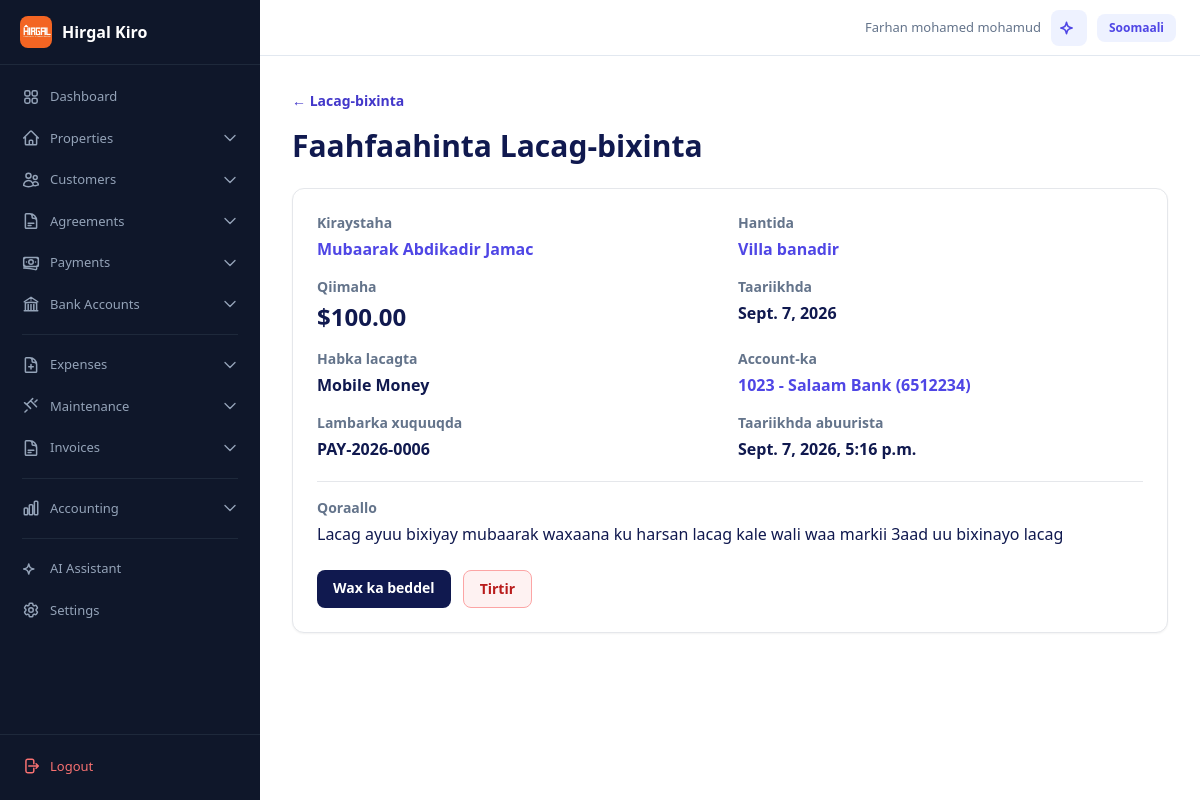
Page /lacag-bixinta/9/ (signed in) on the committed database.
### accounts/models.py (models this page shows, shortened)
class User(AbstractBaseUser, PermissionsMixin):
    username = models.CharField(max_length=50, unique=True)
    phone_number = models.CharField(max_length=20, unique=True)
    full_name = models.CharField("Magaca oo buuxa", max_length=150)
    managed_account = models.ForeignKey(
        "self",
        on_delete=models.SET_NULL,
        null=True,
        blank=True,
        related_name="managed_users",
        verbose_name="Sii gelitaanka akoonka (Managed Account)",
        help_text="Dooro akoonka uu isticmaalahani maamulayo xogtiisa (Tusaale: Farxaan)."
    )
    is_active = models.BooleanField(default=True)
    is_approved = models.BooleanField("La ansixiyay", default=False)
    is_staff = models.BooleanField(default=False)
    date_joined = models.DateTimeField(auto_now_add=True)
    objects = UserManager()
    USERNAME_FIELD = "username"
    REQUIRED_FIELDS = ["phone_number", "full_name"]
    def get_data_owner(self):
        return self.managed_account if self.managed_account_id else self

### finance/models.py (models this page shows, shortened)
class Payment(models.Model):
    PAYMENT_METHODS = [("cash", "Lacag caddaan ah"), ("mobile_money", "Mobile Money"), ("bank", "Bangiga"), ("other", "Kale")]
    rental_agreement = models.ForeignKey(RentalAgreement, on_delete=models.PROTECT, related_name="payments")
    amount = models.DecimalField(max_digits=10, decimal_places=2)
    payment_date = models.DateField()
    payment_method = models.CharField(max_length=20, choices=PAYMENT_METHODS, default="mobile_money")
    bank_account = models.ForeignKey(BankAccount, on_delete=models.SET_NULL, null=True, blank=True, related_name="payments")
    destination_account = models.ForeignKey("accounting.Account", on_delete=models.SET_NULL, null=True, blank=True, related_name="payments_received", help_text="Xisaabta lacagta lagu shubay")
    invoice = models.ForeignKey("accounting.Invoice", on_delete=models.SET_NULL, null=True, blank=True, related_name="payments")
    journal_entry = models.OneToOneField("accounting.JournalEntry", on_delete=models.SET_NULL, null=True, blank=True, related_name="payment_source")
    reference_number = models.CharField(max_length=100, blank=True)
    notes = models.TextField(blank=True)
    created_at = models.DateTimeField(auto_now_add=True)

### rentals/models.py (models this page shows, shortened)
class RentalAgreement(models.Model):
    AGREEMENT_STATUSES = [("active", "Socda"), ("ended", "Dhammaaday"), ("cancelled", "La baajiyay")]
    RENTAL_SCOPES = [("whole_property", "Hantida oo dhan"), ("partial_property", "Qeyb ka mid ah")]
    tenant = models.ForeignKey(Tenant, on_delete=models.PROTECT, related_name="rental_agreements")
    property = models.ForeignKey(Property, on_delete=models.PROTECT, related_name="rental_agreements", null=True, blank=True)
    unit = models.ForeignKey(Unit, on_delete=models.PROTECT, null=True, blank=True, related_name="rental_agreements")
    room = models.ForeignKey(Room, on_delete=models.PROTECT, null=True, blank=True, related_name="rental_agreements")
    rental_scope = models.CharField(max_length=20, choices=RENTAL_SCOPES, default="whole_property")
    rented_space_count = models.PositiveIntegerField(default=1)
    agreed_monthly_rent = models.DecimalField(max_digits=10, decimal_places=2, default=0)
    start_date = models.DateField()
    end_date = models.DateField(null=True, blank=True)
    monthly_rent = models.DecimalField(max_digits=10, decimal_places=2)
    status = models.CharField(max_length=20, choices=AGREEMENT_STATUSES, default="active")
    notes = models.TextField(blank=True)
    class Meta:
        constraints = [
            models.CheckConstraint(condition=Q(end_date__isnull=True) | Q(end_date__gte=F("start_date")), name="agreement_end_after_start"),
            models.CheckConstraint(condition=Q(property__isnull=False) | Q(unit__isnull=False) | Q(room__isnull=False), name="agreement_has_rentable_space"),
        ]

class Tenant(models.Model):
    TENANT_TYPES = [("person", "Qof ama qoys"), ("business", "Ganacsi")]
    owner = models.ForeignKey(settings.AUTH_USER_MODEL, on_delete=models.CASCADE, related_name="tenants")
    full_name = models.CharField("Magaca qofka ama qoyska", max_length=150)
    tenant_type = models.CharField(max_length=20, choices=TENANT_TYPES, default="person")
    phone_number = models.CharField(max_length=20, blank=True, null=True)
    notes = models.TextField(blank=True)
    created_at = models.DateTimeField(auto_now_add=True)
    updated_at = models.DateTimeField(auto_now=True)
    class Meta:
        constraints = [models.UniqueConstraint(fields=["owner", "phone_number"], condition=~Q(phone_number=""), name="unique_tenant_phone_per_owner")]

### properties/models.py (models this page shows, shortened)
class Property(models.Model):
    PROPERTY_TYPES = [("home", "Guri"), ("apartment", "Apartment"), ("commercial", "Ganacsi"), ("mixed", "Isku-dhafan")]
    RESIDENTIAL_STRUCTURES = [("villa", "Filo"), ("multi_floor", "Guri dabaq")]
    owner = models.ForeignKey(settings.AUTH_USER_MODEL, on_delete=models.CASCADE, related_name="properties")
    name = models.CharField("Magaca hantida", max_length=150)
    property_type = models.CharField(max_length=20, choices=PROPERTY_TYPES, default="home")
    residential_structure = models.CharField(max_length=20, choices=RESIDENTIAL_STRUCTURES, default="villa")
    location = models.CharField(max_length=200)
    total_rentable_spaces = models.PositiveIntegerField(default=1)
    cover_image = models.ImageField(upload_to="property_covers/", null=True, blank=True)
    description = models.TextField(blank=True)
    created_at = models.DateTimeField(auto_now_add=True)
    updated_at = models.DateTimeField(auto_now=True)

### accounting/models.py (models this page shows, shortened)
class Account(models.Model):
    owner = models.ForeignKey(settings.AUTH_USER_MODEL, on_delete=models.CASCADE, related_name='accounts')
    code = models.CharField('Lambarka', max_length=20)
    name = models.CharField('Magaca Xisaabta', max_length=150)
    category = models.CharField('Qaybta', max_length=20, choices=AccountCategory.choices)
    is_system = models.BooleanField('Xisaabta System', default=False, help_text="Haddii ay tahay system, ma tirtiri karto")
    bank_account = models.ForeignKey('finance.BankAccount', on_delete=models.SET_NULL, null=True, blank=True, related_name='accounting_accounts', help_text="Xisoabta Bangiga ee la xiriirta (ikhtiyaari)")
    description = models.TextField('Faahfaahin', blank=True)
    is_active = models.BooleanField('Waa Shaqeyneysaa', default=True)
    created_at = models.DateTimeField(auto_now_add=True)
    updated_at = models.DateTimeField(auto_now=True)
    class Meta:
        unique_together = ('owner', 'code')
        ordering = ['code']
    def __str__(self):
        return f"{self.code} - {self.name}"

### web/views.py (the view)
# urls.py: path("lacag-bixinta/<int:pk>/", PaymentDetailView.as_view(), name="web-payment-detail"),
class PaymentDetailView(LoginRequiredMixin, DetailView):
    model = Payment
    template_name = "web/payment_detail.html"
    context_object_name = "payment"
    login_url = "/login/"
    def get_queryset(self):
        return Payment.objects.filter(rental_agreement__tenant__owner=self.request.user.get_data_owner()).select_related(
            "rental_agreement__tenant", "rental_agreement__property", "destination_account"
        )

### web/context_processors.py (called while the page is built)
def language_context(request):
    lang = request.GET.get("lang") or request.session.get("language", "en")
    if lang not in ("en", "so"):
        lang = "en"
    request.session["language"] = lang
    return {"current_language": lang}

### web/templatetags/i18n_tags.py (called while the page is built)
@register.simple_tag(takes_context=True)
def other_lang(context):
    current = context.get("current_language", "en")
    return "so" if current == "en" else "en"

@register.simple_tag(takes_context=True)
def other_lang_name(context):
    current = context.get("current_language", "en")
    return "Soomaali" if current == "en" else "English"

### templates/web/payment_detail.html (shortened to what this page needs)
{% extends "base.html" %}
{% block content %}
<a class="text-sm font-semibold text-indigo-700" href="{% url 'web-payments' %}">← Lacag-bixinta</a>
<h1 class="mt-4 text-3xl font-bold text-ink">Faahfaahinta Lacag-bixinta</h1>
<section class="mt-6 rounded-xl border bg-white p-6 shadow-sm">
  <div class="grid gap-4 sm:grid-cols-2">
    <div>
      <p class="text-sm font-semibold text-slate-500">Kiraystaha</p>
      <p class="mt-1 font-semibold text-ink"><a href="{% url 'web-tenant-detail' payment.rental_agreement.tenant.pk %}" class="text-indigo-600 hover:underline">{{ payment.rental_agreement.tenant.full_name }}</a></p>
    </div>
    <div>
      <p class="text-sm font-semibold text-slate-500">Hantida</p>
      <p class="mt-1 font-semibold text-ink"><a href="{% url 'web-property-detail' payment.rental_agreement.property.pk %}" class="text-indigo-600 hover:underline">{{ payment.rental_agreement.property.name }}</a></p>
    </div>
    <div>
      <p class="text-sm font-semibold text-slate-500">Qiimaha</p>
      <p class="mt-1 text-2xl font-bold text-ink">${{ payment.amount }}</p>
    </div>
    <div>
      <p class="text-sm font-semibold text-slate-500">Taariikhda</p>
      <p class="mt-1 font-semibold text-ink">{{ payment.payment_date }}</p>
    </div>
    <div>
      <p class="text-sm font-semibold text-slate-500">Habka lacagta</p>
      <p class="mt-1 font-semibold text-ink">{{ payment.get_payment_method_display }}</p>
    </div>
    <div>
      <p class="text-sm font-semibold text-slate-500">Account-ka</p>
      {% if payment.journal_entry %}<p class="mt-1 font-semibold text-ink"><a href="{% url 'web-journal-detail' payment.journal_entry.pk %}" class="text-indigo-600 hover:underline">{{ payment.destination_account|default:"-" }}</a></p>{% else %}<p class="mt-1 font-semibold text-ink">{{ payment.destination_account|default:"-" }}</p>{% endif %}
    </div>
    <div>
      <p class="text-sm font-semibold text-slate-500">Lambarka xuquuqda</p>
      <p class="mt-1 font-semibold text-ink">{{ payment.reference_number|default:"-" }}</p>
    </div>
    <div>
      <p class="text-sm font-semibold text-slate-500">Taariikhda abuurista</p>
      <p class="mt-1 font-semibold text-ink">{{ payment.created_at }}</p>
    </div>
  </div>
  {% if payment.notes %}
  <div class="mt-5 border-t pt-4">
    <p class="text-sm font-semibold text-slate-500">Qoraallo</p>
    <p class="mt-1 text-ink">{{ payment.notes }}</p>
  </div>
  {% endif %}
  <div class="mt-6 flex gap-3">
    <a class="rounded-lg bg-ink px-4 py-2 text-sm font-bold text-white" href="{% url 'web-payment-edit' payment.pk %}">Wax ka beddel</a>
    <form method="post" action="{% url 'web-payment-delete' payment.pk %}" class="inline">
      <button type="submit" class="rounded-lg border border-red-300 bg-red-50 px-4 py-2 text-sm font-bold text-red-700 hover:bg-red-100">Tirtir</button>
    </form>
  </div>
</section>
{% endblock %}

### templates/base.html (shortened to what this page needs)
{% load static i18n_tags %}
<!doctype html>
<html lang="{{ current_language }}">
<head>
    <script src="https://cdn.tailwindcss.com"></script>
</head>
<body>
    <div class="app-layout">
        {% if user.is_authenticated %}
        {% include "includes/sidebar.html" %}
        {% endif %}
        <div class="main-content"{% if not user.is_authenticated %} style="margin-left: 0"{% endif %}>
            {% if user.is_authenticated %}
            <div class="topbar no-print">
                <div class="topbar-right">
                    <span class="topbar-user">{{ request.user.full_name|default:request.user.username }}</span>
                    <a href="{% url 'web-chatbot' %}" class="rounded-lg bg-indigo-50 p-2 text-indigo-600 hover:bg-indigo-100" title="AI Assistant">
                    </a>
                    <a href="?lang={% other_lang %}" class="rounded-lg bg-indigo-50 px-3 py-1.5 text-xs font-semibold text-indigo-600 hover:bg-indigo-100">{% other_lang_name %}</a>
                </div>
            </div>
            {% endif %}
            <div class="p-4 md:p-6 lg:p-8">{% block content %}{% endblock %}</div>
        </div>
    </div>
</body>
</html>

### templates/base.html (style rules this page uses)
.app-layout { display: flex; min-height: 100vh; }
.main-content { flex: 1; margin-left: 260px; min-height: 100vh; }
.topbar { display: flex; align-items: center; justify-content: space-between; height: 56px; padding: 0 24px; background: white; border-bottom: 1px solid #e2e8f0; position: sticky; top: 0; z-index: 30; }
.topbar-right { display: flex; align-items: center; gap: 10px; }
.topbar-user { font-size: 13px; color: #64748b; font-weight: 500; }

### rows in the picture
User: user.full_name "Farhan mohamed mohamud"
Payment: rental_agreement.tenant.full_name "Mubaarak Abdikadir Jamac", rental_agreement.property.name "Villa banadir", amount "100.00", payment_date "Sept. 7, 2026", payment_method "Mobile Money", destination_account "1023 - Salaam Bank (6512234)", reference_number "PAY-2026-0006", created_at "Sept. 7, 2026, 5:16 p.m.", notes "Lacag ayuu bixiyay mubaarak waxaana ku harsan lacag kale wali waa markii 3aad uu bixinayo lacag"
